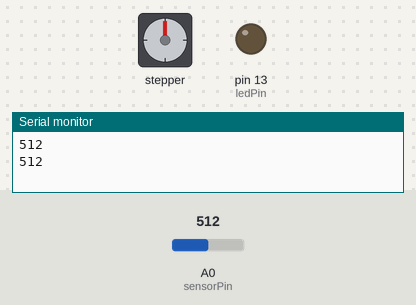
Bench run of a sketch on a simulated Arduino Uno, built with avr-gcc and run on an emulated ATmega328P. Shown: stepper motor, output pins drawn as LEDs (lit = HIGH), the last lines printed to the serial monitor. Wiring (inferred from the names in the program): stepper motor (2048 steps per turn assumed): coils pin 9, pin 10, pin 11, pin 12. Inputs (shaded band) come from the test bench; at power-on: A0 (sensorPin) = 512. Pins used as bus, display or sensor lines are not drawn.

Above: at 1.3 s.
1.4 s: A0 (sensorPin) set to 0
At 2.66 s:
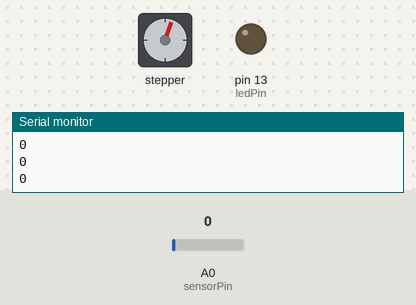
4.4 s: A0 (sensorPin) set to 122
At 4.9 s:
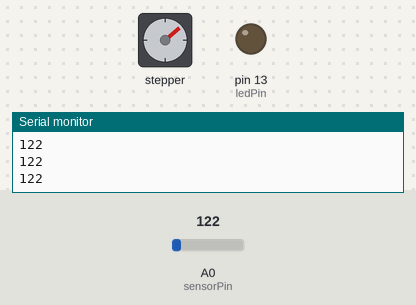
6.0 s: A0 (sensorPin) set to 0
At 6.65 s:
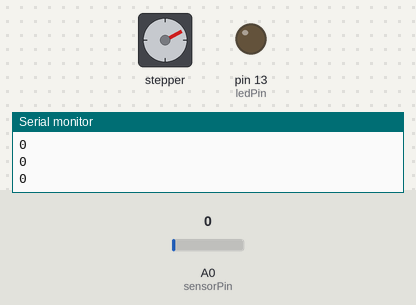
Timing chart, 0 to 24.0 s (numbered marks = the images above; inputs shaded):
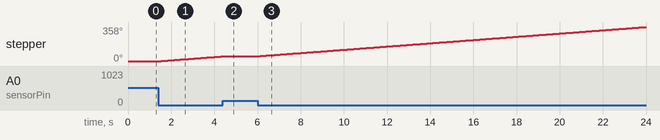

The sketch:

motor_photoresistor.ino
```cpp
// Define pin numbers for the stepper motor
#define STEPPER_PIN_1 9
#define STEPPER_PIN_2 10
#define STEPPER_PIN_3 11
#define STEPPER_PIN_4 12

// Define the input pin for the photoresistor
int sensorPin = A0;
// Define the LED pin
int ledPin = 13;
// Variable to store the value coming from the sensor
int sensorValue = 0;
// Step index for the stepper motor
int step_number = 0;

void setup() {
  pinMode(ledPin, OUTPUT);
  pinMode(STEPPER_PIN_1, OUTPUT);
  pinMode(STEPPER_PIN_2, OUTPUT);
  pinMode(STEPPER_PIN_3, OUTPUT);
  pinMode(STEPPER_PIN_4, OUTPUT);
  Serial.begin(9600);
}

void loop() {
  sensorValue = analogRead(sensorPin);
  digitalWrite(ledPin, HIGH); // Turn on the LED when motor is stepping
  OneStep();
  digitalWrite(ledPin, LOW); // Turn off the LED when motor is not stepping

  int delayTime = map(sensorValue, 0, 1023, 10, 1000); // Map sensor value to a delay time
  delay(delayTime); // Delay between steps to control speed

  Serial.println(sensorValue, DEC);
}

void OneStep() {
  switch (step_number) {
    case 0:
      digitalWrite(STEPPER_PIN_1, HIGH);
      digitalWrite(STEPPER_PIN_2, LOW);
      digitalWrite(STEPPER_PIN_3, LOW);
      digitalWrite(STEPPER_PIN_4, LOW);
      break;
    case 1:
      digitalWrite(STEPPER_PIN_1, LOW);
      digitalWrite(STEPPER_PIN_2, HIGH);
      digitalWrite(STEPPER_PIN_3, LOW);
      digitalWrite(STEPPER_PIN_4, LOW);
      break;
    case 2:
      digitalWrite(STEPPER_PIN_1, LOW);
      digitalWrite(STEPPER_PIN_2, LOW);
      digitalWrite(STEPPER_PIN_3, HIGH);
      digitalWrite(STEPPER_PIN_4, LOW);
      break;
    case 3:
      digitalWrite(STEPPER_PIN_1, LOW);
      digitalWrite(STEPPER_PIN_2, LOW);
      digitalWrite(STEPPER_PIN_3, LOW);
      digitalWrite(STEPPER_PIN_4, HIGH);
      break;
  }
  step_number++;
  if (step_number > 3) {
    step_number = 0;
  }
}
```
